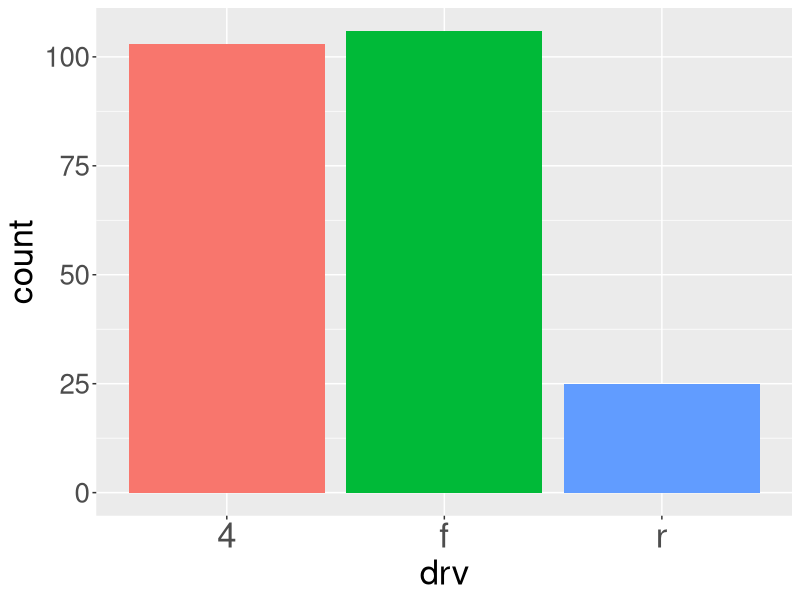
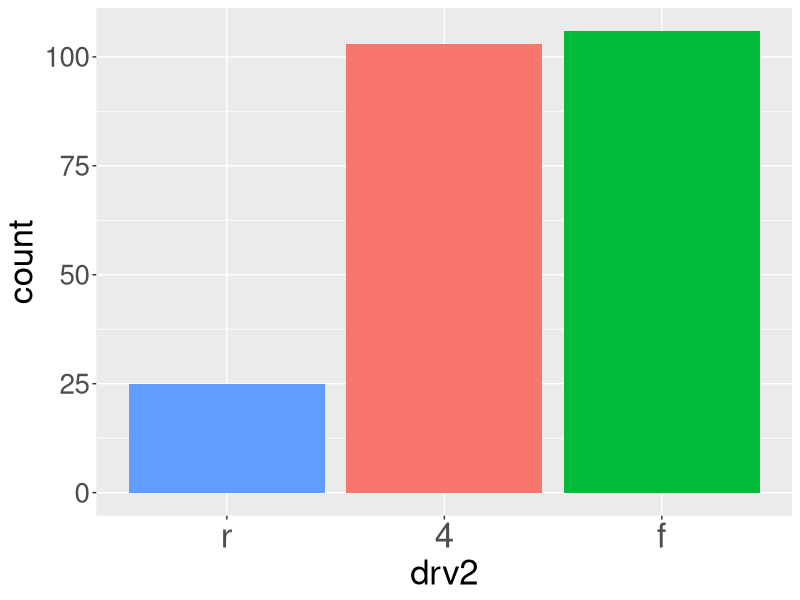

Write R code to recreate these figures, in order. (Note: this script raises an error after producing the figures.)
## ---- chunk 1
knitr::opts_chunk$set(echo = TRUE, message = FALSE, warning = FALSE)
library(tidyverse)
## ---- chunk 2
# Create a vector of country names using c()
country1 <- c("China", "Bangladesh", "Australia")

# Check type
typeof(country1)
## ---- chunk 3
# Convert to factor
country2 <- factor(country1)
country2 
## ---- chunk 4
# Sort using sort()
sort(country1)
sort(country2) 
## ---- chunk 5
# Factor with different Levels
country3 <- factor(
  country1,
  levels = c("Bangladesh", "China", "Australia")
)

sort(country3)
## ---- chunk 6
table(mpg$drv)
## ---- chunk 7
ggplot(data = mpg, aes(x = drv, fill = drv)) +
  geom_bar() +
  theme(axis.text.x = element_text(size = 25),
        axis.text.y = element_text(size = 20),
        axis.title = element_text(size = 25),
        legend.position = "none")

## ---- chunk 8
mpg %>% 
  # Generate a factor variable: drv2
  mutate(
    drv2 = factor(drv, levels = c("r", "4", "f"))
  ) %>% 
  ggplot(aes(x = drv2, fill = drv)) +
  geom_bar() +
  theme(axis.text.x = element_text(size = 25),
        axis.text.y = element_text(size = 20),
        axis.title = element_text(size = 25),
        legend.position = "none")

## ---- chunk 9
library(MASS)
## ---- chunk 10
# From last class
Boston <- Boston %>%
  mutate(ctax = case_when(
    tax < 250 ~ "low",
    tax > 300 ~ "high",
    TRUE ~ "medium"
  ))

## ---- chunk 11
# Today
# Generate new variables ctax2 and ctax3 (ctax as factor)
Boston <- Boston %>%
  mutate(ctax2 = factor(ctax),
         ctax3 = factor(
           ctax,
           levels = c("low", "high", "medium"))
         )
## ---- chunk 12
# From last class
m4 <- lm(medv ~ lstat + ctax, data = Boston)
m4
## ---- chunk 13
# Today! ctax2
m4a <- lm(medv ~ lstat + ctax2, data = Boston)
m4a
## ---- chunk 14
# Today! ctax3
m4b <- lm(medv ~ lstat + ctax3, data = Boston)
m4b
## ---- chunk 15
knitr::include_graphics("images/broom-logo.png")
## ---- chunk 16
# Use the model m4
summary(m4)
## ---- chunk 17
broom::tidy(m4)
## ---- chunk 18
broom::augment(m4)
## ---- chunk 19
broom::glance(m4)
